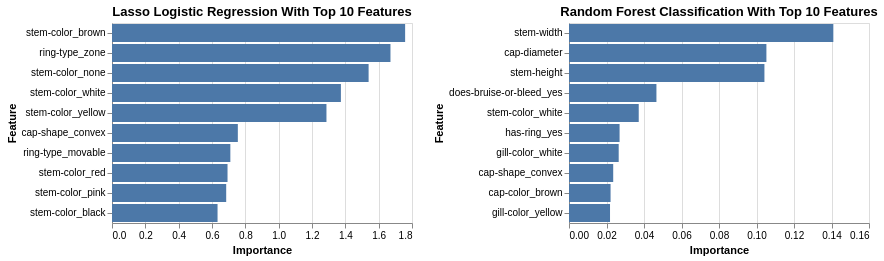

The code cell stored with this chart in its notebook:
### Markdown cell above
### 1.7.2: Top Features
Here we provide the top features ranked by the Logistic Regression and Random Forest classifiers. We can see that some features show up approximately in the same locations, such as certain stem colors. However, stem-width is not nearly as an important feature for Logistic Regression classification as it is for Random Forests. The correlation is low, and the p-value is nowhere near enough to suggest that their rankings are the same. This is expected, as Logistic Regression determines features which help it lipredict on a linear scale, and we determined that the boundary is not linear.

### Code cell
"""
Comparing the top features from random forest and logistic classification with Lasso.
"""
# Construct a normal fit on all fo the data.
log_clf.fit(X_encoded, y_encoded)
rf_clf.fit(X_encoded, y_encoded)
# Get the feature importances.
log_feature_importances : np.ndarray = np.abs(log_clf.coef_[0])
rf_feature_importances : np.ndarray = rf_clf.feature_importances_
# Calculate the spearman metrics.
corr, p_value = spearmanr(log_feature_importances, rf_feature_importances)
print(f"Spearman r={corr:.3f}, p={p_value:.4f}")
feature_names = X_encoded.columns
log_df = pd.DataFrame({"Feature": feature_names, "Importance": log_feature_importances})
rf_df = pd.DataFrame({"Feature": feature_names, "Importance": rf_feature_importances})
top_n : int = 10 # top important feature count.
log_top : pd.DataFrame = log_df.nlargest(top_n, "Importance")
rf_top : pd.DataFrame = rf_df.nlargest(top_n, "Importance")
# Plot the charts.
log_chart = alt.Chart(log_top).mark_bar().encode(
    x = alt.X("Importance:Q"),
    y = alt.Y("Feature:N", sort = "-x"),
).properties(title = f"Lasso Logistic Regression With Top {top_n} Features")
rf_chart = alt.Chart(rf_top).mark_bar().encode(
    x = alt.X("Importance:Q"),
    y = alt.Y("Feature:N", sort = "-x"),
).properties(title = f"Random Forest Classification With Top {top_n} Features")
log_chart | rf_chart

### Figure 1 — Vega-Lite specification as saved in the notebook (floating-point values rounded to 4 significant figures)
{"config": {"view": {"continuousWidth": 300, "continuousHeight": 300}}, "hconcat": [{"data": {"name": "data-469f487ca7dba9669d0477af9eb551e5"}, "mark": {"type": "bar"}, "encoding": {"x": {"field": "Importance", "type": "quantitative"}, "y": {"field": "Feature", "sort": "-x", "type": "nominal"}}, "title": "Lasso Logistic Regression With Top 10 Features"}, {"data": {"name": "data-f91e7327b5e16b249d0a54349dcb4ede"}, "mark": {"type": "bar"}, "encoding": {"x": {"field": "Importance", "type": "quantitative"}, "y": {"field": "Feature", "sort": "-x", "type": "nominal"}}, "title": "Random Forest Classification With Top 10 Features"}], "$schema": "https://vega.github.io/schema/vega-lite/v5.20.1.json", "datasets": {"data-469f487ca7dba9669d0477af9eb551e5": [{"Feature": "stem-color_brown", "Importance": 1.759}, {"Feature": "ring-type_zone", "Importance": 1.671}, {"Feature": "stem-color_none", "Importance": 1.54}, {"Feature": "stem-color_white", "Importance": 1.373}, {"Feature": "stem-color_yellow", "Importance": 1.287}, {"Feature": "cap-shape_convex", "Importance": 0.755}, {"Feature": "ring-type_movable", "Importance": 0.7101}, {"Feature": "stem-color_red", "Importance": 0.6932}, {"Feature": "stem-color_pink", "Importance": 0.6852}, {"Feature": "stem-color_black", "Importance": 0.6333}], "data-f91e7327b5e16b249d0a54349dcb4ede": [{"Feature": "stem-width", "Importance": 0.141}, {"Feature": "cap-diameter", "Importance": 0.1053}, {"Feature": "stem-height", "Importance": 0.1042}, {"Feature": "does-bruise-or-bleed_yes", "Importance": 0.04663}, {"Feature": "stem-color_white", "Importance": 0.03719}, {"Feature": "has-ring_yes", "Importance": 0.02697}, {"Feature": "gill-color_white", "Importance": 0.0265}, {"Feature": "cap-shape_convex", "Importance": 0.02358}, {"Feature": "cap-color_brown", "Importance": 0.02217}, {"Feature": "gill-color_yellow", "Importance": 0.02188}]}}
